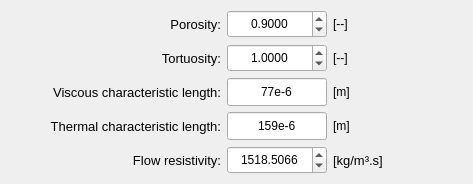
            <widget class="QWidget" name="tab_JCA">
             <attribute name="title">
              <string>JCA</string>
             </attribute>
             <layout class="QGridLayout" name="gridLayout_11">
              <property name="leftMargin">
               <number>4</number>
              </property>
              <property name="topMargin">
               <number>4</number>
              </property>
              <property name="rightMargin">
               <number>4</number>
              </property>
              <property name="bottomMargin">
               <number>4</number>
              </property>
              <property name="spacing">
               <number>4</number>
              </property>
              <item row="0" column="0">
               <widget class="QFrame" name="frame_7">
                <property name="frameShape">
                 <enum>QFrame::NoFrame</enum>
                </property>
                <property name="frameShadow">
                 <enum>QFrame::Raised</enum>
                </property>
                <layout class="QGridLayout" name="gridLayout_9">
                 <property name="leftMargin">
                  <number>6</number>
                 </property>
                 <property name="topMargin">
                  <number>6</number>
                 </property>
                 <property name="rightMargin">
                  <number>6</number>
                 </property>
                 <property name="bottomMargin">
                  <number>6</number>
                 </property>
                 <property name="spacing">
                  <number>6</number>
                 </property>
                 <item row="1" column="2">
                  <widget class="QDoubleSpinBox" name="doubleSpinBox_tortuosity_JCA">
                   <property name="minimumSize">
                    <size>
                     <width>100</width>
                     <height>28</height>
                    </size>
                   </property>
                   <property name="maximumSize">
                    <size>
                     <width>100</width>
                     <height>28</height>
                    </size>
                   </property>
                   <property name="alignment">
                    <set>Qt::AlignCenter</set>
                   </property>
                   <property name="decimals">
                    <number>4</number>
                   </property>
                   <property name="minimum">
                    <double>0.000000000000000</double>
                   </property>
                   <property name="maximum">
                    <double>100.000000000000000</double>
                   </property>
                   <property name="value">
                    <double>1.000000000000000</double>
                   </property>
                  </widget>
                 </item>
                 <item row="1" column="3">
                  <widget class="QLabel" name="label_30">
                   <property name="text">
                    <string>[--]</string>
                   </property>
                  </widget>
                 </item>
                 <item row="3" column="3">
                  <widget class="QLabel" name="label_34">
                   <property name="text">
                    <string>[m]</string>
                   </property>
                  </widget>
                 </item>
                 <item row="0" column="4">
                  <spacer name="horizontalSpacer_8">
                   <property name="orientation">
                    <enum>Qt::Horizontal</enum>
                   </property>
                   <property name="sizeHint" stdset="0">
                    <size>
                     <width>40</width>
                     <height>20</height>
                    </size>
                   </property>
                  </spacer>
                 </item>
                 <item row="0" column="3">
                  <widget class="QLabel" name="label_29">
                   <property name="text">
                    <string>[--]</string>
                   </property>
                  </widget>
                 </item>
                 <item row="3" column="1">
                  <widget class="QLabel" name="label_23">
                   <property name="maximumSize">
                    <size>
                     <width>16777215</width>
                     <height>28</height>
                    </size>
                   </property>
                   <property name="font">
                    <font>
                     <pointsize>10</pointsize>
                    </font>
                   </property>
                   <property name="text">
                    <string>Thermal characteristic length:</string>
                   </property>
                   <property name="alignment">
                    <set>Qt::AlignRight|Qt::AlignTrailing|Qt::AlignVCenter</set>
                   </property>
                  </widget>
                 </item>
                 <item row="0" column="1">
                  <widget class="QLabel" name="label_14">
                   <property name="maximumSize">
                    <size>
                     <width>16777215</width>
                     <height>28</height>
                    </size>
                   </property>
                   <property name="font">
                    <font>
                     <pointsize>10</pointsize>
                    </font>
                   </property>
                   <property name="text">
                    <string>Porosity:</string>
                   </property>
                   <property name="alignment">
                    <set>Qt::AlignRight|Qt::AlignTrailing|Qt::AlignVCenter</set>
                   </property>
                  </widget>
                 </item>
                 <item row="5" column="2">
                  <widget class="QDoubleSpinBox" name="doubleSpinBox_flow_resistivity_JCA">
                   <property name="minimumSize">
                    <size>
                     <width>100</width>
                     <height>28</height>
                    </size>
                   </property>
                   <property name="maximumSize">
                    <size>
                     <width>100</width>
                     <height>28</height>
                    </size>
                   </property>
                   <property name="alignment">
                    <set>Qt::AlignCenter</set>
                   </property>
                   <property name="decimals">
                    <number>4</number>
                   </property>
                   <property name="maximum">
                    <double>100000.000000000000000</double>
                   </property>
                   <property name="value">
                    <double>1518.506599999999935</double>
                   </property>
                  </widget>
                 </item>
                 <item row="0" column="5">
                  <spacer name="horizontalSpacer_9">
                   <property name="orientation">
                    <enum>Qt::Horizontal</enum>
                   </property>
                   <property name="sizeHint" stdset="0">
                    <size>
                     <width>40</width>
                     <height>20</height>
                    </size>
                   </property>
                  </spacer>
                 </item>
                 <item row="5" column="3">
                  <widget class="QLabel" name="label_22">
                   <property name="font">
                    <font>
                     <pointsize>10</pointsize>
                    </font>
                   </property>
                   <property name="text">
                    <string>[kg/m³.s]</string>
                   </property>
                  </widget>
                 </item>
                 <item row="1" column="1">
                  <widget class="QLabel" name="label_13">
                   <property name="maximumSize">
                    <size>
                     <width>16777215</width>
                     <height>28</height>
                    </size>
                   </property>
                   <property name="font">
                    <font>
                     <pointsize>10</pointsize>
                    </font>
                   </property>
                   <property name="text">
                    <string>Tortuosity:</string>
                   </property>
                   <property name="alignment">
                    <set>Qt::AlignRight|Qt::AlignTrailing|Qt::AlignVCenter</set>
                   </property>
                  </widget>
                 </item>
                 <item row="0" column="0">
                  <spacer name="horizontalSpacer_10">
                   <property name="orientation">
                    <enum>Qt::Horizontal</enum>
                   </property>
                   <property name="sizeHint" stdset="0">
                    <size>
                     <width>40</width>
                     <height>20</height>
                    </size>
                   </property>
                  </spacer>
                 </item>
                 <item row="0" column="2">
                  <widget class="QDoubleSpinBox" name="doubleSpinBox_porosity_JCA">
                   <property name="minimumSize">
                    <size>
                     <width>100</width>
                     <height>28</height>
                    </size>
                   </property>
                   <property name="maximumSize">
                    <size>
                     <width>100</width>
                     <height>28</height>
                    </size>
                   </property>
                   <property name="alignment">
                    <set>Qt::AlignCenter</set>
                   </property>
                   <property name="decimals">
                    <number>4</number>
                   </property>
                   <property name="minimum">
                    <double>0.000000000000000</double>
                   </property>
                   <property name="maximum">
                    <double>1.000000000000000</double>
                   </property>
                   <property name="singleStep">
                    <double>0.100000000000000</double>
                   </property>
                   <property name="value">
                    <double>0.900000000000000</double>
                   </property>
                  </widget>
                 </item>
                 <item row="5" column="1">
                  <widget class="QLabel" name="label_21">
                   <property name="font">
                    <font>
                     <pointsize>10</pointsize>
                    </font>
                   </property>
                   <property name="text">
                    <string>Flow resistivity:</string>
                   </property>
                   <property name="alignment">
                    <set>Qt::AlignRight|Qt::AlignTrailing|Qt::AlignVCenter</set>
                   </property>
                  </widget>
                 </item>
                 <item row="3" column="2">
                  <widget class="QLineEdit" name="lineEdit_thermal_characteristic_length_JCA">
                   <property name="minimumSize">
                    <size>
                     <width>100</width>
                     <height>28</height>
                    </size>
                   </property>
                   <property name="maximumSize">
                    <size>
                     <width>100</width>
                     <height>28</height>
                    </size>
                   </property>
                   <property name="text">
                    <string>159e-6</string>
                   </property>
                   <property name="alignment">
                    <set>Qt::AlignCenter</set>
                   </property>
                  </widget>
                 </item>
                 <item row="2" column="1">
                  <widget class="QLabel" name="label_24">
                   <property name="maximumSize">
                    <size>
                     <width>16777215</width>
                     <height>28</height>
                    </size>
                   </property>
                   <property name="font">
                    <font>
                     <pointsize>10</pointsize>
                    </font>
                   </property>
                   <property name="text">
                    <string>Viscous characteristic length:</string>
                   </property>
                   <property name="alignment">
                    <set>Qt::AlignRight|Qt::AlignTrailing|Qt::AlignVCenter</set>
                   </property>
                  </widget>
                 </item>
                 <item row="2" column="2">
                  <widget class="QLineEdit" name="lineEdit_viscous_characteristic_length_JCA">
                   <property name="minimumSize">
                    <size>
                     <width>100</width>
                     <height>28</height>
                    </size>
                   </property>
                   <property name="maximumSize">
                    <size>
                     <width>100</width>
                     <height>28</height>
                    </size>
                   </property>
                   <property name="text">
                    <string>77e-6</string>
                   </property>
                   <property name="alignment">
                    <set>Qt::AlignCenter</set>
                   </property>
                  </widget>
                 </item>
                 <item row="2" column="3">
                  <widget class="QLabel" name="label_33">
                   <property name="text">
                    <string>[m]</string>
                   </property>
                  </widget>
                 </item>
                </layout>
               </widget>
              </item>
             </layout>
            </widget>
